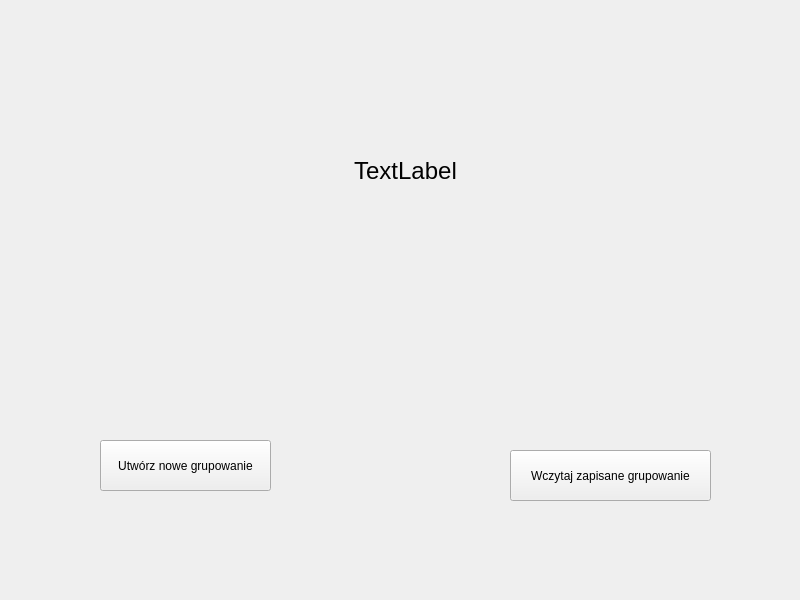
<?xml version="1.0" encoding="UTF-8"?>
<ui version="4.0">
 <class>Form</class>
 <widget class="QWidget" name="Form">
  <property name="geometry">
   <rect>
    <x>0</x>
    <y>0</y>
    <width>800</width>
    <height>600</height>
   </rect>
  </property>
  <property name="windowTitle">
   <string>Form</string>
  </property>
  <widget class="QLabel" name="label">
   <property name="geometry">
    <rect>
     <x>170</x>
     <y>90</y>
     <width>471</width>
     <height>161</height>
    </rect>
   </property>
   <property name="font">
    <font>
     <pointsize>18</pointsize>
    </font>
   </property>
   <property name="text">
    <string>TextLabel</string>
   </property>
   <property name="alignment">
    <set>Qt::AlignCenter</set>
   </property>
  </widget>
  <widget class="QPushButton" name="pushButton">
   <property name="geometry">
    <rect>
     <x>510</x>
     <y>450</y>
     <width>201</width>
     <height>51</height>
    </rect>
   </property>
   <property name="text">
    <string>Wczytaj zapisane grupowanie</string>
   </property>
  </widget>
  <widget class="QPushButton" name="testButton">
   <property name="geometry">
    <rect>
     <x>100</x>
     <y>440</y>
     <width>171</width>
     <height>51</height>
    </rect>
   </property>
   <property name="text">
    <string>Utwórz nowe grupowanie</string>
   </property>
  </widget>
 </widget>
 <resources/>
 <connections/>
</ui>
